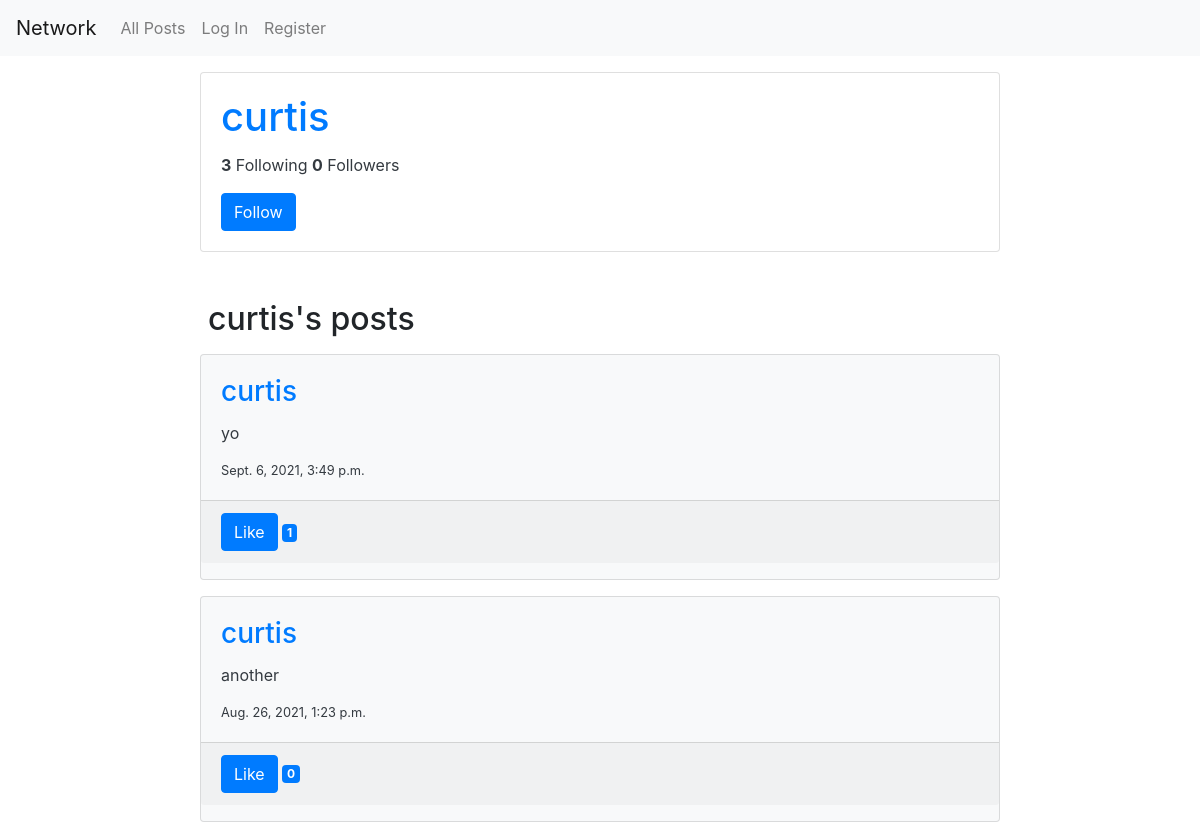
Before: /profile/curtis (upper part) with the older database file.
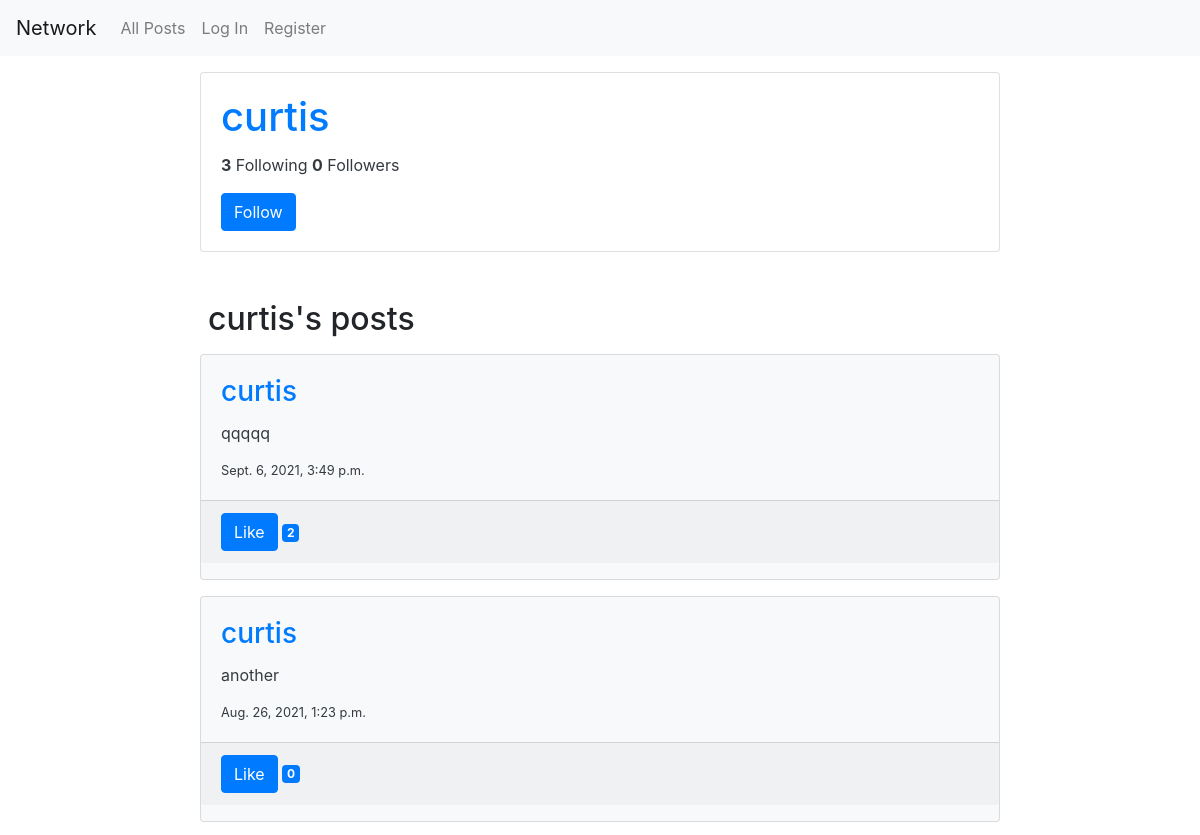
After: the same page with the newer database file.
### network/models.py (models this page shows, shortened)
class Post(models.Model):
    poster = models.ForeignKey(
        User, on_delete=models.CASCADE, related_name="posts")
    content = models.CharField(max_length=280)
    created = models.DateTimeField(auto_now_add=True)
    updated = models.DateTimeField(auto_now=True)

class User(AbstractUser):
    def __str__(self):
        return f"{self.username}"

### network/views.py (the view)
# urls.py: path("profile/<str:profilename>", views.profile, name="profile"),
def profile(request, profilename):
    user_id = request.user.id
    try:
        profile_id = User.objects.get(username=profilename).pk
        profile_posts = list(Post.objects.filter(poster=profile_id).values())
        profile_posts = get_post_data(profile_posts, user_id)
        paginator = Paginator(profile_posts, 10)
        page_number = request.GET.get('page')
        page_obj = paginator.get_page(page_number)
        followers = Follow.objects.filter(
            followed=profile_id, follow_status=True).count()
        follows = Follow.objects.filter(
            follower=profile_id, follow_status=True).count()
        try:
            Follow.objects.get(followed=profile_id,
                               follower=user_id, follow_status=True)
            follow_button = "Unfollow"
        except:
            follow_button = "Follow"
        context = {
            "profilename": profilename,
            "page_obj": page_obj,
            "followers": followers,
            "follows": follows,
            "follow_button": follow_button
        }
    except:
        message = "No user with that profile name exists."
        context = {
            "profilename": profilename,
            "message": message
        }
    return render(request, "network/profile.html", context)

### network/views.py (called while the page is built)
def get_post_data(posts, user_id):
    posts.sort(key=lambda post: post['created'], reverse=True)
    for post in posts:
        poster_id = post['poster_id']
        poster = User.objects.get(pk=poster_id).username
        post['poster'] = poster
        post_id = post['id']
        likes = Like.objects.filter(liked_post=post_id, like_status=True)
        likes_count = likes.count()  # no need convert to list to get count?
        post['likes_count'] = likes_count
        likes_by_user = list(likes.filter(liker=user_id, like_status=True))
        if likes_by_user == []:
            like_button = "Like"
        else:
            like_button = "Unlike"
        post['like_button'] = like_button
    return posts

### network/templates/network/profile.html (shortened to what this page needs)
{% extends "network/layout.html" %}
{% load static %}
{% block body %}
    {% if message %}
        {{message}}
    {% else %}
        <div id="profile-info">
            <div class="card text-dark m-3 mx-auto" style="width: 50rem;">
                <div class="card-body">
                    <h1 class="card-title"><a href="{% url 'profile' profilename %}">{{profilename}}</a></h5>
                    <p class="card-text">
                        <span id="{{profilename}}-follows-count" style="font-weight:bold">{{follows}}</span> Following
                        <span id="{{profilename}}-follower-count" style="font-weight:bold">{{followers}}</span> Followers
                    </p>
                    {% if user.username != profilename %}
                        <p class="card-text">
                            <button type="submit" class="btn btn-primary follow-button" id="follow-button-{{profilename}}">{{follow_button}}</button>
                        </p>
                    {% endif %}
                </div>
            </div>
        </div>
        <div id="profile-posts">
            <h2 class="mx-auto mt-5" style="width: 49rem;">
                {{profilename}}'s posts
            </h2>
            {% for post in page_obj %}
                <div class="card text-dark bg-light m-3 mx-auto" style="width: 50rem;">
                    <div class="card-body">
                        <h3 class="card-title"><a href="{% url 'profile' post.poster %}">{{post.poster}}</a></h5>
                        <p class="card-text">{{post.content}}</p>
                        <p class="card-text small">{{post.created}}</p>
                    </div>
                    <p class="card-footer">
                        <button type="submit" class="btn btn-primary like-button" id="like-button-{{post.id}}">{{post.like_button}}</button>
                        <span class="badge badge-primary like-badge" id="like-badge-{{post.id}}">{{post.likes_count}}</span>
                    </p>
                </div>
            {% endfor %}
        </div>
    {% endif %}
{% endblock %}

Changed rows visible on the page:
changed Post: content "yo" → "qqqqq"; likes_count "1" → "2"
